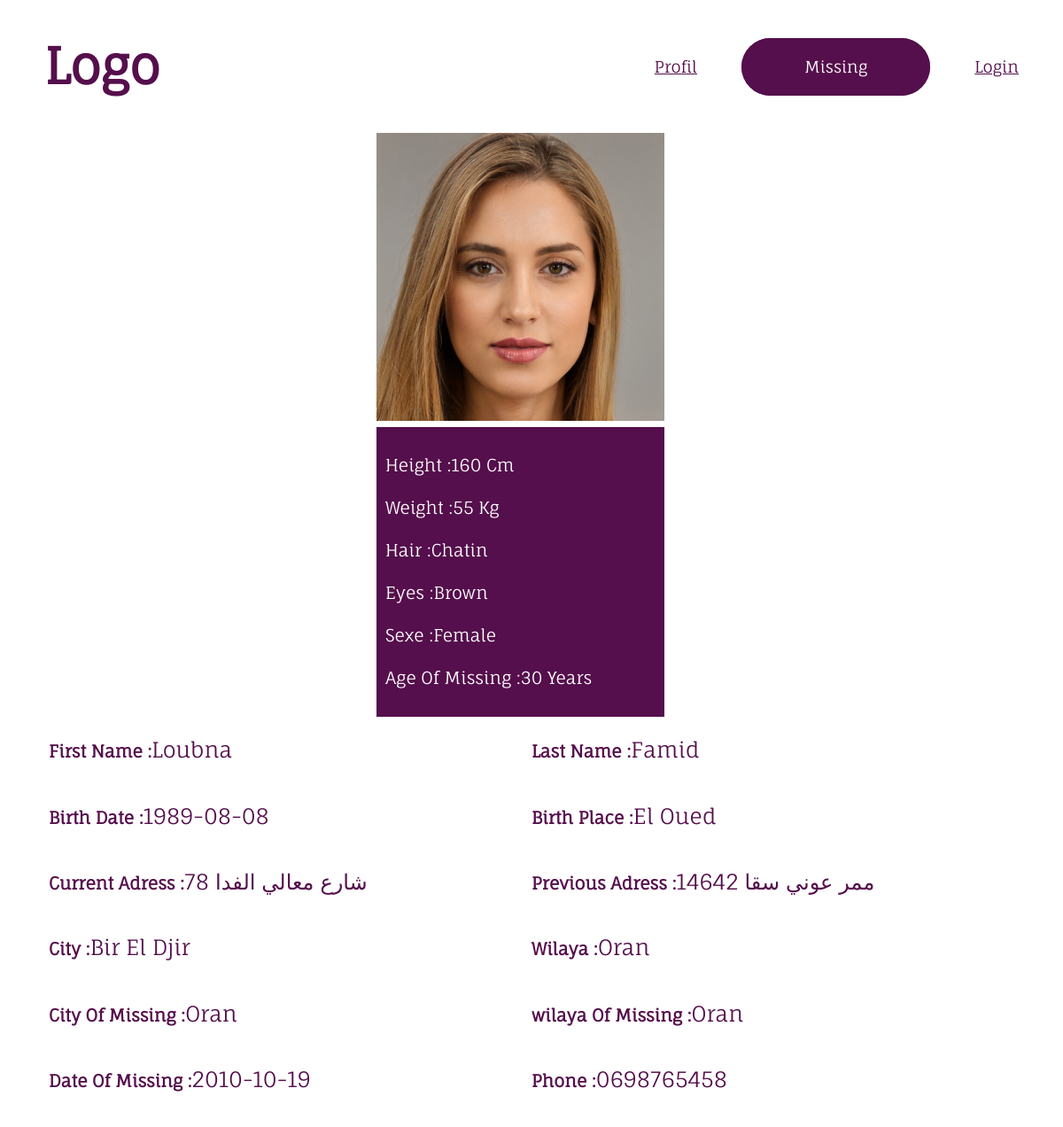
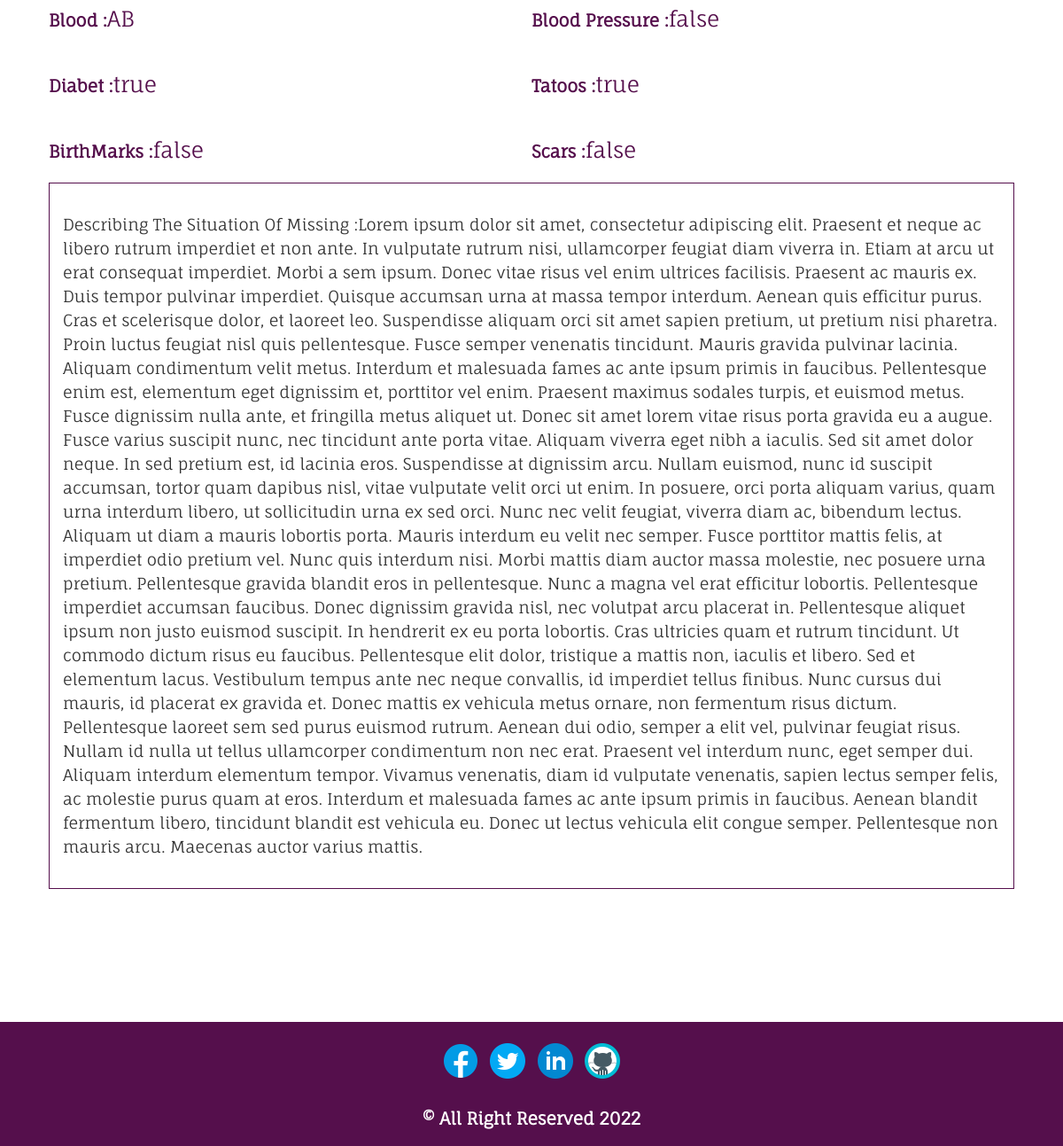
/fiche.php?id=35, run on the app's committed database (2 pictures, top to bottom).
### tables this page shows
CREATE TABLE `missing` (
  `idmissing` int(11) NOT NULL,
  `user_iduser` int(11) NOT NULL,
  `firstName` varchar(45) NOT NULL,
  `lastName` varchar(45) NOT NULL,
  `birthDate` date NOT NULL,
  `BirthPlace` varchar(45) NOT NULL,
  `ageOfMissing` int(11) NOT NULL,
  `Sexe` varchar(45) NOT NULL,
  `currentAdress` varchar(255) NOT NULL,
  `previousAdress` varchar(255) DEFAULT NULL,
  `city` varchar(45) NOT NULL,
  `wilaya` varchar(45) NOT NULL,
  `cityOfMissing` varchar(45) NOT NULL,
  `wilayaOfMissing` varchar(45) NOT NULL,
  `dateOfMissing` date NOT NULL,
  `phone` int(11) DEFAULT NULL,
  `height` int(11) DEFAULT NULL,
  `weight` int(11) DEFAULT NULL,
  `hair` varchar(45) DEFAULT NULL,
  `eyes` varchar(45) DEFAULT NULL,
  `photo` varchar(255) NOT NULL,
  `blood` varchar(45) DEFAULT NULL,
  `bloodPressure` tinyint(4) DEFAULT NULL,
  `diabet` tinyint(4) DEFAULT NULL,
  `mentalIlness` tinyint(4) DEFAULT NULL,
  `tatoos` tinyint(4) DEFAULT NULL,
  `birthmarks` tinyint(4) DEFAULT NULL,
  `scars` tinyint(4) DEFAULT NULL,
  `describing` longtext,
  `isActive` tinyint(4) NOT NULL DEFAULT '0',
  `isFind` tinyint(4) NOT NULL DEFAULT '0',
  `create_time` timestamp NULL DEFAULT CURRENT_TIMESTAMP,
  `update_time` timestamp NULL DEFAULT NULL
);

### fiche.php (the view, shortened to what this page needs)
<?php
    include 'connectdb.php';
    $id = isset($_GET['id']) ? $_GET['id'] : '';
    $sql = "SELECT * FROM missing WHERE idmissing = $id";
    $result = $db->prepare($sql);
    $result->execute();
    $missing = $result->fetch();
?>
<!DOCTYPE html>
<html lang="en">
<head>
    <link rel="stylesheet" href="./css/style.css" />
</head>
<body>
    <header>
        <div class="container">
            <div class="logo">
                <a href="index.php">
                    <p>Logo</p>
                </a>
            </div>
            <nav>
                <ul>
                    <li><a href="<?php
                    if (isset($_SESSION['pseudo'])) {
                        if ($_SESSION['isAdmin'] === 1) {
                            echo "admin.php?id=" . $_SESSION['iduser'];
                        } else {
                            echo "profil.php?id=" . $_SESSION['iduser'];
                        }
                    } else {
                        echo "login.php";
                    }
                    ?>">Profil</a>
                    </li>
                    <li><a href="missing.php">Missing</a></li>
                    <?php
                    if (isset($_SESSION['pseudo'])) {
                        echo "<li><a href='logout.php'>Logout</a></li>";
                    } else {
                        echo "<li><a href='login.php'>Login</a></li>";
                    }
                    ?>
                </ul>
            </nav>
        </div>
    </header>
    <main id="profil">
        <aside>
            <div>
                <img src="<?php echo $missing['photo'] ?>" alt="missing Person">
            </div>
            <div>
                <p>Height :<span><?php echo $missing['height'] ?></span> Cm</p>
                <p>Weight :<span><?php echo $missing['weight']  ?></span> Kg</p>
                <p>Hair :<span><?php echo $missing['hair']  ?></span></p>
                <p>Eyes :<span><?php echo $missing['eyes']  ?></span></p>
                <p>Sexe :<span><?php echo $missing['Sexe']  ?></span></p>
                <p>Age Of Missing :<span><?php echo $missing['ageOfMissing']  ?></span> Years</p>
            </div>
        </aside>
        <section id="info">
            <div>
                <div>
                    <p>First Name :<span><?php echo $missing['firstName']  ?></span></p>
                    <p>Birth Date :<span><?php echo $missing['birthDate']  ?></span></p>
                    <p>Current Adress :<span><?php echo $missing['currentAdress']  ?></span></p>
                    <p>City :<span><?php echo $missing['city']  ?></span></p>
                    <p>City Of Missing :<span><?php echo $missing['cityOfMissing']  ?></span></p>
                    <p>Date Of Missing :<span><?php echo $missing['dateOfMissing']  ?></span></p>
                    <p>Blood :<span><?php echo $missing['blood']  ?></span></p>
                    <p>Diabet :<span><?php echo $missing['diabet'] ? "true" : "false"; ?></span></p>
                    <p>BirthMarks :<span><?php echo $missing['birthmarks'] ? "true" : "false";  ?></span></p>
                </div>
                <div>
                    <p>Last Name :<span><?php echo $missing['lastName']  ?></span></p>
                    <p>Birth Place :<span><?php echo $missing['BirthPlace']  ?></span></p>
                    <p>Previous Adress :<span><?php echo $missing['previousAdress']  ?></span></p>
                    <p>Wilaya :<span><?php echo $missing['wilaya']  ?></span></p>
                    <p>wilaya Of Missing :<span><?php echo $missing['wilayaOfMissing']  ?></span></p>
                    <p>Phone :<span>0<?php echo $missing['phone']  ?></span></p>
                    <p>Blood Pressure :<span><?php echo $missing['bloodPressure'] ? "true" : "false";  ?></span></p>
                    <p>Tatoos :<span><?php echo $missing['tatoos'] ? "true" : "false";  ?></span></p>
                    <p>Scars :<span><?php echo $missing['scars'] ? "true" : "false";  ?></span></p>
                </div>
            </div>
            <div>
                <p>Describing The Situation Of Missing :<span><?php echo $missing['describing']  ?></span></p>
            </div>
        </section>
    </main>
    <footer>
        <div>
            <a href="#"><img src="./assets/images/facebook.png" alt="facebook" /></a>
            <a href="#"><img src="./assets/images/twitter.png" alt="twitter" /></a>
            <a href="#"><img src="./assets/images/linkedin.png" alt="linkedin" /></a>
            <a href="#"><img src="./assets/images/github.png" alt="github" /></a>
        </div>
        <div>
            <p>© All Right Reserved 2022</p>
        </div>
    </footer>
</body>
</html>

### css/style.css (style rules this page uses)
body { font-family: "fauna_oneregular", sans-serif; font-size: 18px; line-height: 1.5; color: #333; background-color: #fff; max-width: 1440px; margin: 0 auto; box-sizing: border-box; display: flex; flex-direction: column; align-items: center; justify-content: center; }
header { height: 150px; width: 100%; }
header div.container { display: flex; flex-direction: row; align-content: center; justify-content: space-between; align-items: stretch; height: 150px; padding: 0px 50px; }
header div.container div.logo { display: flex; flex-direction: row; align-items: center; justify-content: center; }
header div.container div.logo a { text-decoration: none; }
header div.container div.logo a p { font-size: 3.5rem; font-weight: bold; color: #550f4c; margin-right: 10px; }
header div.container nav { display: flex; flex-direction: row; align-items: center; justify-content: center; }
header div.container nav ul { display: flex; flex-direction: row; align-items: center; justify-content: center; list-style: none; margin: 0; padding: 0; }
header div.container nav ul li:not(:last-child) { margin-right: 50px; }
header div.container nav ul li:nth-child(1) a { color: #550f4c; }
header div.container nav ul li:nth-child(2) a { color: #fff; text-decoration: none; background-color: #550f4c; padding: 20px 70px; border-radius: 50px; border: #550f4c 1px solid; }
header div.container nav ul li:nth-child(3) a { color: #550f4c; }
main { width: 100%; }
footer { height: 100px; width: 97%; background-color: #550f4c; color: #fff; text-align: center; padding: 20px; font-size: 1.2rem; font-weight: bold; margin: 150px 0 0 0; }
main section > div:nth-child(1) { display: flex; flex-direction: row; align-items: center; justify-content: center; }
main section > div:nth-child(1) div:nth-child(1) { flex: 0.8 0 0; }
main section > div:nth-child(1) div:nth-child(2) { flex: 1 2 auto; display: flex; flex-direction: column; align-items: flex-start; justify-content: space-between; height: 500px; color: #550f4c; }
main#profil { display: flex; flex-direction: row; align-items: flex-start; justify-content: center; flex-wrap: wrap; }
main#profil aside { display: flex; flex-direction: column; align-items: flex-start; justify-content: stretch; width: 350px; position: sticky; top: 0; left: 0; }
main#profil aside div img { height: 325px; width: 325px; object-fit: cover; }
main#profil aside div:nth-child(2) { background-color: #550f4c; color: #fff; font-size: 1.2rem; width: 305px; padding: 10px; }
main#profil section#info { display: flex; flex-direction: column; align-items: stretch; justify-content: stretch; width: 1090px; }
main#profil section#info div:nth-child(1) { display: flex; flex-direction: row; align-items: center; justify-content: space-evenly; color: #550f4c; }
main#profil section#info div:nth-child(1) > div:nth-child(1) { display: flex; flex-direction: column; align-items: flex-start; justify-content: center; width: 50%; }
main#profil section#info div:nth-child(1) > div:nth-child(1) p { font-size: 1.2rem; font-weight: bolder; }
main#profil section#info div:nth-child(1) > div:nth-child(1) p span { font-size: 1.5rem; font-weight: 100; }
main#profil section#info div:nth-child(1) > div:nth-child(2) { display: flex; flex-direction: column; align-items: flex-start; justify-content: space-between; flex: 0.8 0 0; height: unset; width: 50%; }
main#profil section#info div:nth-child(1) > div:nth-child(2) p { font-size: 1.2rem; font-weight: bolder; }
main#profil section#info div:nth-child(1) > div:nth-child(2) p span { font-size: 1.5rem; font-weight: 100; }
main#profil section#info > div:nth-child(2) { display: flex; flex-wrap: nowrap; justify-content: flex-start; align-items: center; padding: 15px; border: 1px solid #550f4c; }

### data on the page
missing: photo (picture), height "160", weight "55", hair "Chatin", eyes "Brown", Sexe "Female", ageOfMissing "30", firstName "Loubna", birthDate "1989-08-08", currentAdress "78 شارع معالي الفدا", city "Bir El Djir", cityOfMissing "Oran", dateOfMissing "2010-10-19", blood "AB", lastName "Famid", BirthPlace "El Oued", previousAdress "14642 ممر عوني سقا", wilaya "Oran", wilayaOfMissing "Oran", phone "698765458", describing "Lorem ipsum dolor sit amet, consectetur adipiscing elit. Praesent et neque ac libero rutrum imperdiet et non ante. In vulputate rutrum nisi, ullamcorper feugiat diam viverra in. Etiam at arcu ut erat consequat imperdiet. Morbi a sem ipsum. Donec vitae risus vel enim ultrices facilisis. Praesent ac mauris ex. Duis tempor pulvinar imperdiet. Quisque accumsan urna at massa tempor interdum. Aenean quis efficitur purus. Cras et scelerisque dolor, et laoreet leo. Suspendisse aliquam orci sit amet sapien pretium, ut pretium nisi pharetra. Proin luctus feugiat nisl quis pellentesque. Fusce semper venenatis tincidunt. Mauris gravida pulvinar lacinia. Aliquam condimentum velit metus. Interdum et…"
